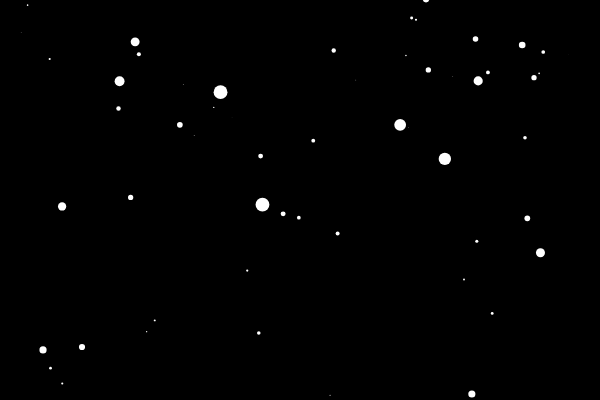
Frame 1 (no input)
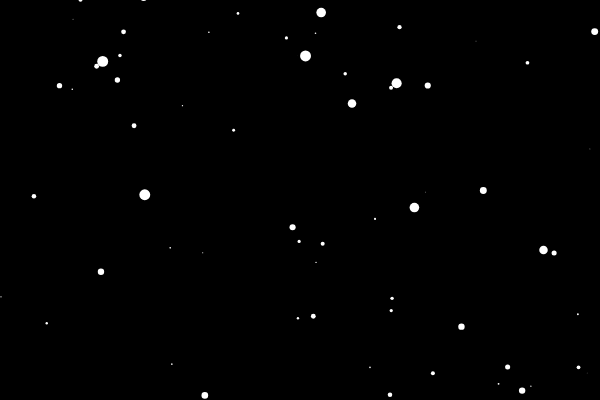
Frame 60 (no input)
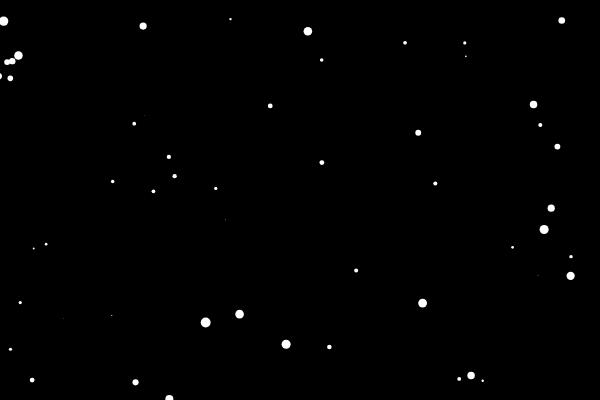
Frame 120 (the mouse pressed at the canvas centre since frame 60)

The p5.js sketch that drew these frames (run headless with seeded random() and noise() and a simulated clock; from frame 60 on, the mouse is pressed at the canvas centre):

// p5.js sketch
// ── sketch.js
var stars = [];

function setup() {
  createCanvas(600, 400);
  for(var i = 0; i < 500; i++){
    stars[i] = new Star();
  }
}

function draw() {
  background(0);
  translate(width/2, height/2);
  for(var i = 0; i < stars.length; i++){
    stars[i].update();
    stars[i].show();
  }
}

function Star() {
  this.x = random(-width, width);
  this.y = random(-height, height);
  this.z = random(width);
  
  this.update = function() {
    this.z -= 10;
    if(this.z < 1){
      this.z = width;
      this.x = random(-width, width);
      this.y = random(-height, height);
      
    }
    
  }
  this.show = function() {
    fill(255);
    noStroke();
    
    var sx = map(this.x / this.z, 0, 1, 0, width);
    var sy = map(this.y / this.z, 0, 1, 0, height);
    var r = map(this.z, 0, width, 16, 0);
    
    ellipse(sx, sy, r, r);
  }
}
